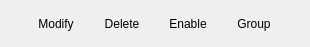
<?xml version="1.0" encoding="UTF-8"?>
<ui version="4.0">
 <class>TvwallCtrl</class>
 <widget class="QWidget" name="TvwallCtrl">
  <property name="geometry">
   <rect>
    <x>0</x>
    <y>0</y>
    <width>310</width>
    <height>47</height>
   </rect>
  </property>
  <property name="windowTitle">
   <string>Form</string>
  </property>
  <layout class="QHBoxLayout" name="horizontalLayout_2">
   <item>
    <layout class="QHBoxLayout" name="horizontalLayout">
     <property name="spacing">
      <number>6</number>
     </property>
     <property name="leftMargin">
      <number>5</number>
     </property>
     <property name="rightMargin">
      <number>5</number>
     </property>
     <item>
      <widget class="QPushButton" name="btnModify">
       <property name="sizePolicy">
        <sizepolicy hsizetype="Preferred" vsizetype="Preferred">
         <horstretch>0</horstretch>
         <verstretch>0</verstretch>
        </sizepolicy>
       </property>
       <property name="minimumSize">
        <size>
         <width>60</width>
         <height>23</height>
        </size>
       </property>
       <property name="maximumSize">
        <size>
         <width>60</width>
         <height>23</height>
        </size>
       </property>
       <property name="text">
        <string>Modify</string>
       </property>
       <property name="flat">
        <bool>true</bool>
       </property>
      </widget>
     </item>
     <item>
      <widget class="QPushButton" name="btnDelete">
       <property name="sizePolicy">
        <sizepolicy hsizetype="Preferred" vsizetype="Preferred">
         <horstretch>0</horstretch>
         <verstretch>0</verstretch>
        </sizepolicy>
       </property>
       <property name="minimumSize">
        <size>
         <width>60</width>
         <height>23</height>
        </size>
       </property>
       <property name="maximumSize">
        <size>
         <width>60</width>
         <height>23</height>
        </size>
       </property>
       <property name="text">
        <string>Delete</string>
       </property>
       <property name="flat">
        <bool>true</bool>
       </property>
      </widget>
     </item>
     <item>
      <widget class="QPushButton" name="btnEnable">
       <property name="sizePolicy">
        <sizepolicy hsizetype="Preferred" vsizetype="Preferred">
         <horstretch>0</horstretch>
         <verstretch>0</verstretch>
        </sizepolicy>
       </property>
       <property name="minimumSize">
        <size>
         <width>60</width>
         <height>23</height>
        </size>
       </property>
       <property name="maximumSize">
        <size>
         <width>60</width>
         <height>23</height>
        </size>
       </property>
       <property name="text">
        <string>Enable</string>
       </property>
       <property name="flat">
        <bool>true</bool>
       </property>
      </widget>
     </item>
     <item>
      <widget class="QPushButton" name="btnGroup">
       <property name="sizePolicy">
        <sizepolicy hsizetype="Preferred" vsizetype="Preferred">
         <horstretch>0</horstretch>
         <verstretch>0</verstretch>
        </sizepolicy>
       </property>
       <property name="minimumSize">
        <size>
         <width>60</width>
         <height>23</height>
        </size>
       </property>
       <property name="maximumSize">
        <size>
         <width>60</width>
         <height>23</height>
        </size>
       </property>
       <property name="text">
        <string>Group</string>
       </property>
       <property name="flat">
        <bool>true</bool>
       </property>
      </widget>
     </item>
    </layout>
   </item>
  </layout>
 </widget>
 <resources/>
 <connections/>
</ui>
